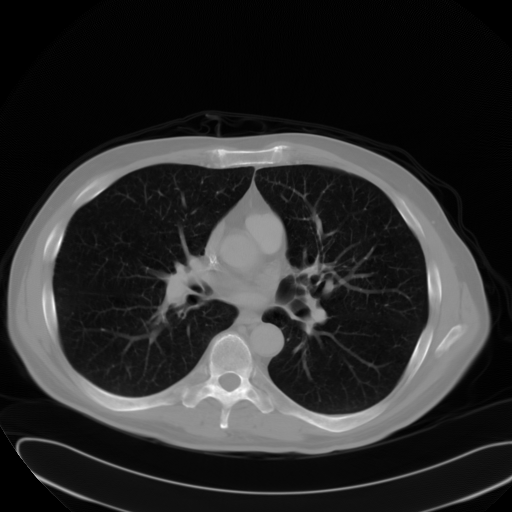
#> input picture solution/images/dicom_dir/ID_0000_AGE_0060_CONTRAST_1_CT.dcm, 512 x 512 px, given in place of dicom_dir, which was not available
$ python -i script.py   (imports and definitions only)
#> lines starting #> are read from the running program, lines starting #| are printed output that depends on the picture; pictures that were not available may be replaced by others from this repository, and a replacement may not be noted
from onnxruntime import InferenceSession
from openpyxl import Workbook
from pathlib import Path
from PIL import Image
from sys import argv
import numpy as np
import os, shutil, pydicom


# Загрузка модели ONNX
def loadModel(model_path, info = False):
    """
    Загрузка модели ONNX с возможностью вывода информации о входах и выходах.
    Args:
        model_path (str): Путь к файлу модели ONNX.
        info (bool): Если True, выводит информацию о входах и выходах модели.
    Returns:
        InferenceSession: Сессия ONNX Runtime или None в случае ошибки.
    """
    try:
        session = InferenceSession(model_path, providers=['CUDAExecutionProvider', 'CPUExecutionProvider'])
        print("Модель загружена успешно из", model_path)

        if info:
            print("Вход модели:")
            for input_meta in session.get_inputs():
                print(f"Имя: {input_meta.name}, Размеры: {input_meta.shape}, Тип: {input_meta.type}")
            print("Выход модели:")
            for output_meta in session.get_outputs():
                print(f"Имя: {output_meta.name}, Размеры: {output_meta.shape}, Тип: {output_meta.type}")

        return session
    except Exception as e:
        print("Ошибка загрузки модели.", e)
        return None

# Загрузка изображения
def load_image_robust(file_path):
        """
        Загружает изображение, пытаясь сначала прочитать его как DICOM,
        а затем, в случае ошибки, как стандартный графический файл.
        Args:
            file_path (str): Путь к файлу изображения.
        Returns:
            PIL.Image: Загруженное изображение в формате RGB.
        Raises:
            FileNotFoundError: Если файл не удалось загрузить ни как DICOM, ни как изображение.
        """
        try:
            # Пытаемся прочитать как DICOM-файл
            ds = pydicom.dcmread(file_path, force=True)
            img = ds.pixel_array.astype(np.float32)

            # Применяем Rescale Slope / Intercept
            slope = getattr(ds, 'RescaleSlope', 1.0)
            intercept = getattr(ds, 'RescaleIntercept', 0.0)
            img = img * slope + intercept

            # Если есть Window Center / Width, применяем windowing
            if hasattr(ds, 'WindowCenter') and hasattr(ds, 'WindowWidth'):
                center = ds.WindowCenter
                width = ds.WindowWidth

                if isinstance(center, pydicom.multival.MultiValue):
                    center = float(center[0])
                if isinstance(width, pydicom.multival.MultiValue):
                    width = float(width[0])

                min_val = center - width
                max_val = center + width
                img = np.clip(img, min_val, max_val)

            # Нормализация данных к диапазону 0-255
            img = (img - img.min()) / (img.max() - img.min()) * 255.0
            img = img.astype(np.uint8)

            return Image.fromarray(img).convert('RGB')

        except Exception as dicom_e:
            # Если не DICOM, пробуем как обычное изображение
            try:
                return Image.open(file_path).convert('RGB')
            except Exception as img_e:
                raise FileNotFoundError(f"Не удалось загрузить файл как DICOM или изображение: {file_path}. Ошибка: {img_e}")

# Парсинг папки с изображениями
def parseDataFolder(data_folder):
    """"
    Парсит папку и возвращает список путей к изображениям с поддерживаемыми расширениями.
    Поддерживаемые расширения: .dcm, .jpg, .jpeg, .png, .bmp, .tiff
    Args:
        data_folder (str): Путь к папке с изображениями.
    Returns:
        list of str: Список путей к изображениям.
    Raises:
        FileNotFoundError: Если в папке нет изображений с поддерживаемыми расширениями
    """
    import glob
    valid_extensions = ('','.dcm', '.jpg', '.jpeg', '.png', '.bmp', '.tiff')
    file_list = []

    for ext in valid_extensions:
        file_list.extend(glob.glob(os.path.join(data_folder, f'*{ext}')))

    if not file_list:
        raise FileNotFoundError("В папке нет изображений с поддерживаемыми расширениями.")

    return file_list

def normalize(img, target_size=(224, 224)):
    """
    Нормализует и преобразовывает изображение для подачи на вход модели.
    Args:
        img (PIL.Image): Входное изображение.
        target_size (tuple): (H, W) — целевые высота и ширина изображения.
    Returns:
        np.ndarray: Нормализованное изображение формы (C, H, W), dtype=float32
    """
    H, W = target_size

    mean = np.array([0.485, 0.456, 0.406], dtype=np.float32)
    std = np.array([0.229, 0.224, 0.225], dtype=np.float32)

    w, h = img.size
    short_side = 256

    if w < h:
        new_w = short_side
        new_h = int(h * short_side / w)
    else:
        new_h = short_side
        new_w = int(w * short_side / h)

    img = img.resize((new_w, new_h))
    left = (new_w - W) // 2
    top = (new_h - H) // 2
    img = img.crop((left, top, left + W, top + H))

    # Преобразуем в numpy
    img = np.array(img).astype(np.float32) / 255.0  # [0,1]

    # Нормализация
    img = (img - mean) / std

    # HWC -> CHW
    img = np.transpose(img, (2, 0, 1))
    return img

# Импорт набора изображений из директории
def importImageSet(img_paths, input_shape=(3, 224, 224)):
    """
    Загружает набор изображений (включая DICOM) и подготавливает их для DenseNet ONNX/PyTorch.

    Args:
        img_paths (list of str): Список путей к изображениям.
        target_size (tuple): (C, H, W) — размер входа модели.

    Returns:
        np.ndarray: Массив изображений формы (N, C, H, W), dtype=float32
    """
    imgs = []

    for img_path in img_paths:
        try:
            img = load_image_robust(img_path)
            img = normalize(img, input_shape[1:])
            imgs.append(img)

        except Exception as e:
            print(f"Ошибка при загрузке {img_path}: {e}")

    if not imgs:
        print("Не удалось загрузить ни одного изображения.")
        return None

    img_array = np.stack(imgs, axis=0)
    print(f"Импортировано {len(img_array)} изображений.")
    return img_array

# Запуск модели с входными данными
# [74 lines left out: functions runModel, preprocessOutputs, not called in this run]

def main(model_path, paths):
    """
    Запуск рабочего цикла модели.
    Args:
        model_path (str): Путь к файлу модели ONNX.
        paths (list of str): Список путей к изображениям.
    Returns:
        tuple: (classes_arr, [times, proc_statuses])
            classes_arr (list of list of str): Массив списков путей, сгруппированных по классам.
            times (list of float): Время обработки каждого изображения.
            proc_statuses (list of str): Статус обработки каждого изображения ("Success" или "Failure").
    """
    try:
        session = loadModel(model_path)
        images = importImageSet(paths, session.get_inputs()[0].shape[1:])
        result, meta = runModel(session, images)
        classes_arr = preprocessOutputs(result, paths)
        return (classes_arr, meta)
    except Exception as e:
        print(e, "\nЗавершение.")

# Извлечение метаданных DICOM
def parse_DICOM_Data(file_paths):
    """
    Извлекает StudyInstanceUID и SeriesInstanceUID из DICOM файлов.
    Args:
        file_paths (list of str): Список путей к DICOM файлам.
    Returns:
        tuple: (study_uids, series_uids)
            study_uids (list of str or None): Список StudyInstanceUID или None, если не удалось извлечь.
            series_uids (list of str or None): Список SeriesInstanceUID или None, если не удалось извлечь.
    """
    study_uids = []
    series_uids = []
    for file_path in file_paths:
        try:
            ds = pydicom.dcmread(file_path, force=True)
            study_uids.append(ds.StudyInstanceUID if 'StudyInstanceUID' in ds else None)
            series_uids.append(ds.SeriesInstanceUID if 'SeriesInstanceUID' in ds else None)
        except Exception as e:
            print(f"Ошибка чтения DICOM тэгов файла {file_path}: {e}")
            study_uids.append(None)
            series_uids.append(None)
    return study_uids, series_uids

# Копирование файлов в указанную директорию
# [36 lines left out: functions copyFiles, createExcelReport, not called in this run]

folder = ""
if len(argv) > 1:
    folder = argv[1]

# Подготовка директорий
ROOT = Path(__file__).parent.parent.parent # /solution
INPUT_DIR = ROOT / 'images' / folder
OUTPUT_DIR = ROOT / 'results' / folder
REPORTS = ROOT / 'reports'

NORMAL = OUTPUT_DIR / 'normal'
CAP = OUTPUT_DIR / 'CAP'
COVID = OUTPUT_DIR / 'covid'

# [4 lines not run here, left out]

m_is_chest = "models\ourneOurFinal.onnx"
m_norm_pathology = "models\CNN9.onnx"
m_pathology_type = "models\densenet_ct.onnx"

# Основной процесс
files = parseDataFolder(INPUT_DIR)
study_uids, series_uids = parse_DICOM_Data(files)
#> study_uids = 1 item; series_uids = 1 item
# [1 line that did not run here, left out]

# [1 line not run here, left out]
# [1 line that did not run here, left out]

# [1 line that did not run here, left out]
# [7 lines not run here, left out]

# Составление наборов метаданных
times = []
statuses = []
p_types = []
norm_or_not = []

# [21 lines not run here, left out]

# Создание отчёта
# [11 lines that did not run here, left out]

# [7 lines not run here, left out]

>>> result = importImageSet('../../images/dicom_dir/ID_0000_AGE_0060_CONTRAST_1_CT.dcm')
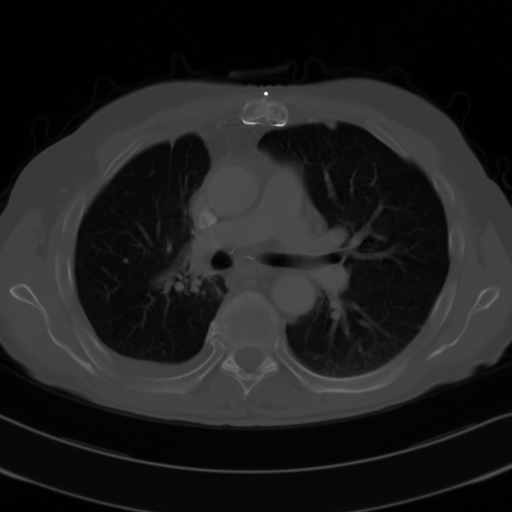
#> input picture solution/images/dicom_dir/ID_0001_AGE_0069_CONTRAST_1_CT.dcm, 512 x 512 px, given in place of ., which was not available
#> in load_image_robust, `slope = getattr(ds, 'RescaleSlope', 1.0)`: slope = 1
#> in load_image_robust, `intercept = getattr(ds, 'RescaleIntercept', 0.0)`: intercept = -1024
#> in load_image_robust, `center = float(center[0])`: center = 10
#> in load_image_robust, `width = float(width[0])`: width = 400
#> in load_image_robust, `min_val = center - width`: min_val = -390
#> in load_image_robust, `max_val = center + width`: max_val = 410
#> in load_image_robust, `img = np.clip(img, min_val, max_val)`:
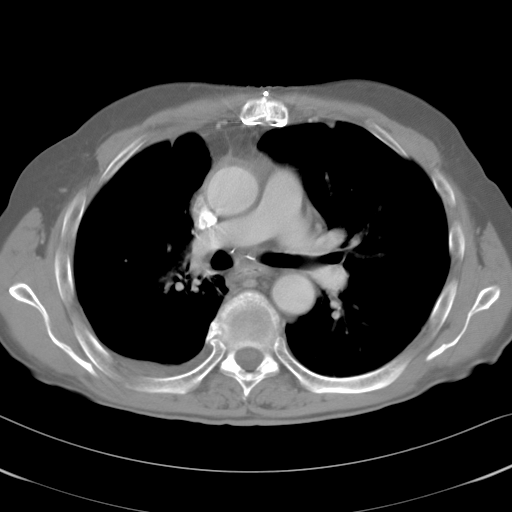
#> img: shape (512, 512) float32; min -390, max 410, mean -228.4; drawn with min black and max white
#> in normalize, `img = img.resize((new_w, new_h))`:
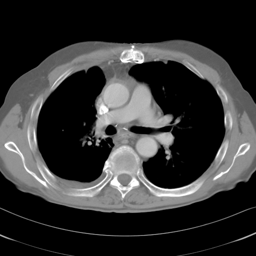
#> img: PIL image 256x256 RGB; min 0, max 255, mean 51.4
#> in normalize, `img = img.crop((left, top, left + W, top + H))`:
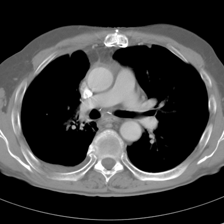
#> img: PIL image 224x224 RGB; min 0, max 255, mean 59.8
